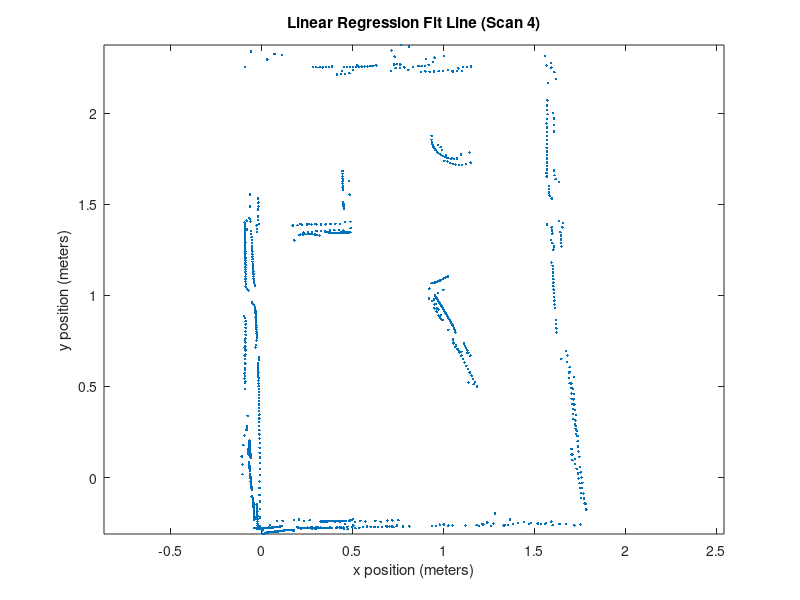

Source code (MATLAB): (Note: this script raises an error after producing the figure.)
%% RANSAC Implementation
clear;
load('allRoomDataCleaned.mat');
x = data(1,:)';
y = data(2,:)';
figure(1);clf;
plot(x,y, '.');hold on;
axis equal;
title('Linear Regression Fit Line (Scan 4)');
xlabel('x position (meters)');
ylabel('y position (meters)');

clearvars -except x y
tic
[A, B, bestTestLine, outliers, inliers] = RANSAC(x,y,0.05,100);

% plot(inliers(:,1), inliers(:,2), 'ks')

p = polyfit([A(1) B(1)], [A(2) B(2)], 1);
% testline = polyval(p, x);

lengths = vecnorm(inliers' - [10; 10]);
[~, ia] = min(lengths);
[~, ib] = max(lengths);
end1 = inliers(ia,:);
end2 = inliers(ib,:);
line = [end1; end2];
plot(line(:,1), line(:,2), 'g', 'LineWidth', 5)


% plot(x, testline, 'ro')

for i = 1:6
    x = outliers(:,1)
    y = outliers(:,2)

    [A, B, bestTestLine, outliers, inliers] = RANSAC(x,y,0.1,20);
%     p = polyfit([A(1) B(1)], [A(2) B(2)], 1);
%     testline = polyval(p, x);
%     plot(x, testline, 'r-')


    lengths = vecnorm(inliers' - [10; 10]);
    [~, ia] = min(lengths);
    [~, ib] = max(lengths);
    end1 = inliers(ia,:);
    end2 = inliers(ib,:);
    line = [end1; end2];
    plot(line(:,1), line(:,2), 'g', 'LineWidth', 5)

end
toc

ylim([-1 3])
axis equal







legend('Dataset', 'RANSAC Fit Line')







function [A, B, bestTestLine, outliers, inliers] = RANSAC(x,y,d,n)
points = [x y];

bestInliersSoFar = 0;
bestTestLineSoFar = [];
bestInlierPointsSoFar = [];

% For each point pair
for i = 1:n
    % Randomly select the points
    A = points(randi([1, length(points)]),:);
    B = points(randi([1, length(points)]),:);
    
    % Find and plot the line between them
    p = polyfit([A(1) B(1)], [A(2) B(2)], 1);
    testline = polyval(p, x);
    
    That = [B(1) - A(1);B(2) - A(2);0]./vecnorm([B(1) - A(1);B(2) - A(2);0]);
    Khat = [0;0;1];
    Nhat = cross(That,Khat);
    
    inliers = 0;
    outliers = [];
    inlierPoints = [];
    % Test every point with this fit line
    for j = 1:length(points)
        r = horzcat(points(j,:) - A, 0);
        dist = dot(r,Nhat);
        if abs(dist) <= d
            inliers = inliers + 1;
            inlierPoints = vertcat(inlierPoints, points(j,:));
        else
            outliers = vertcat(outliers, points(j,:));
        end
    end
    
    if inliers > bestInliersSoFar
        bestPoint1SoFar = A;
        bestPoint2SoFar = B;
        bestTestLineSoFar = testline;
        bestInliersSoFar = inliers;
        bestOutliersSoFar = outliers;
        bestInlierPointsSoFar = inlierPoints;
    end
end
inliers = rmoutliers(bestInlierPointsSoFar);
endA = 0;
endB = 0;
bestTestLine = bestTestLineSoFar;
A = bestPoint1SoFar;
B = bestPoint2SoFar;
outliers = bestOutliersSoFar;
end
